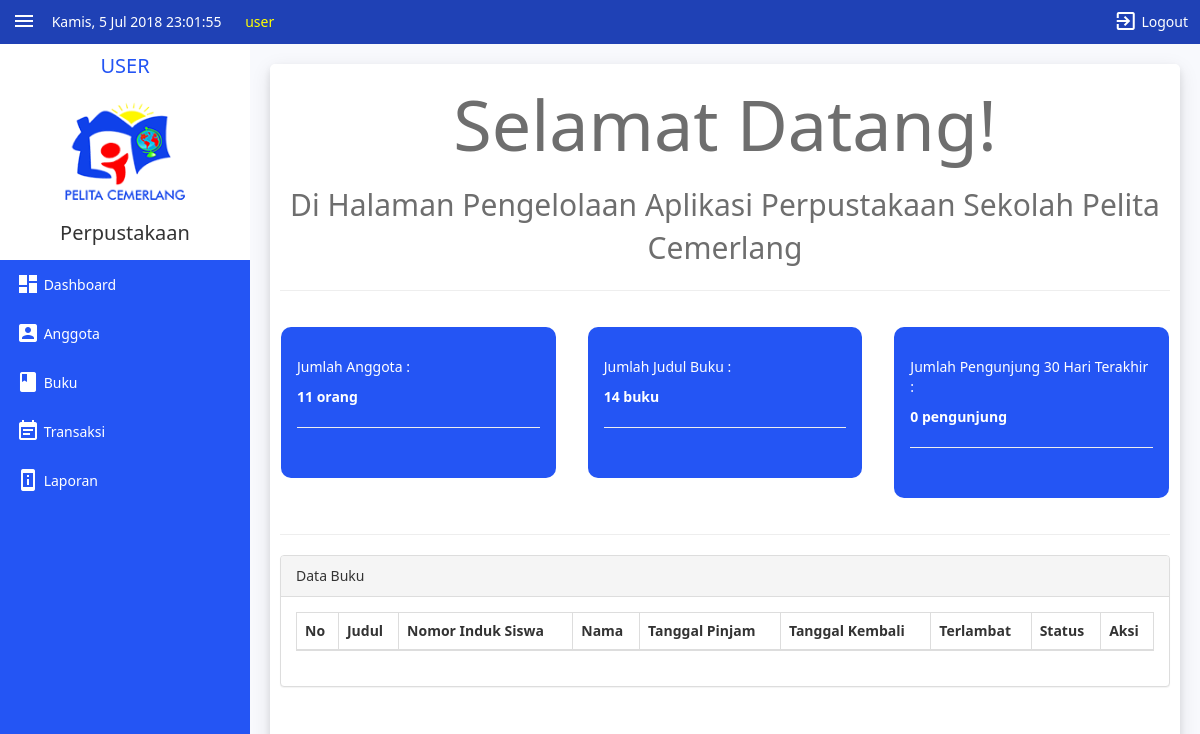
/user/index.php (signed in), run on an earlier commit of the app's database.
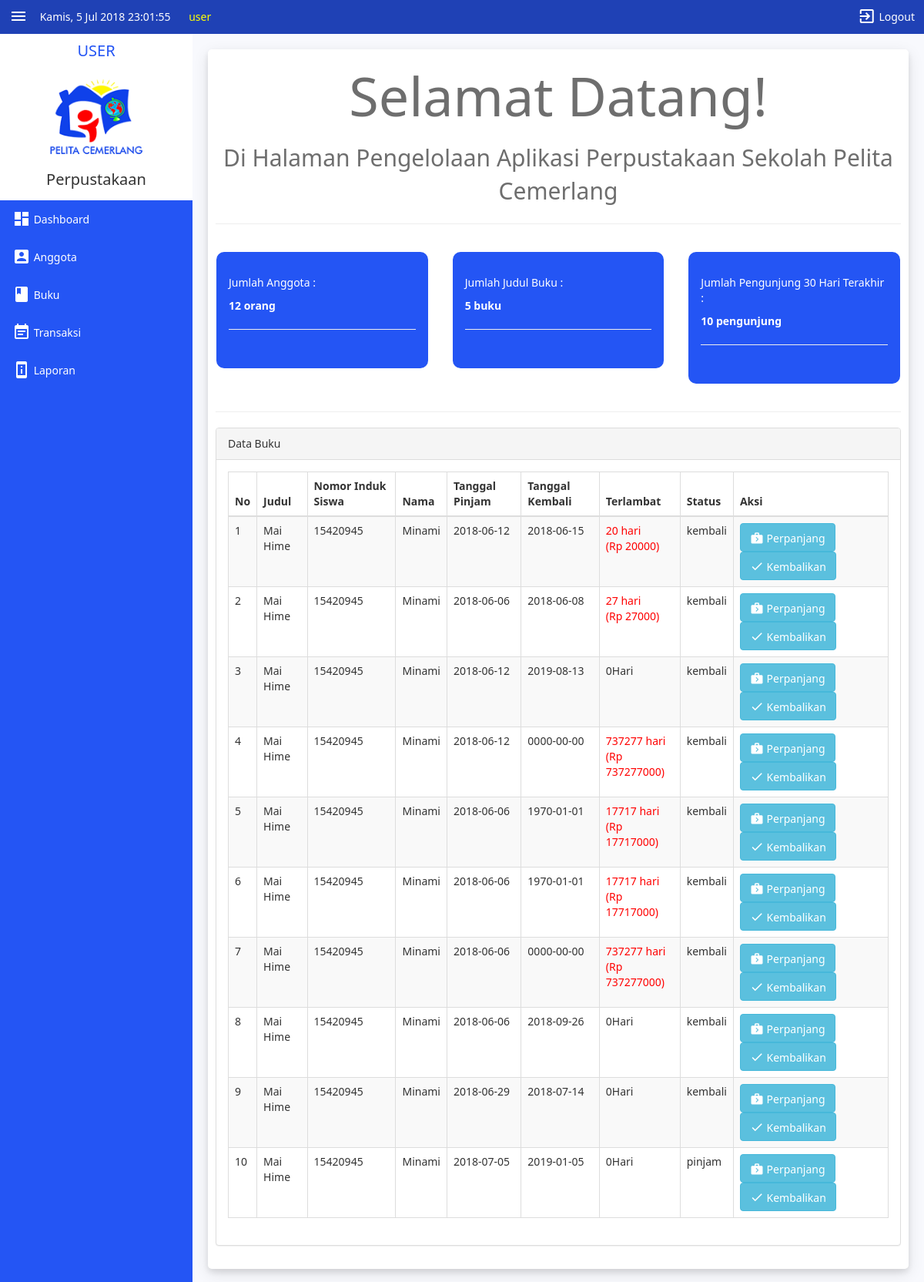
And on a later commit of the database.
### tables this page shows
CREATE TABLE `tbuser` (
  `id` int(11) NOT NULL,
  `status` varchar(5) NOT NULL,
  `nama` varchar(225) NOT NULL,
  `username` varchar(225) NOT NULL,
  `password` varchar(225) NOT NULL
);

CREATE TABLE `tb_transaksi` (
  `id` int(9) NOT NULL,
  `judul` varchar(250) NOT NULL,
  `nis` varchar(15) NOT NULL,
  `nama` varchar(255) NOT NULL,
  `tgl_pinjam` date NOT NULL,
  `tgl_kembali` date NOT NULL,
  `status` varchar(125) NOT NULL
);

### function.php (called while the page is built)
<?php
  function terlambat($tgl_dateline, $tgl_kembali) {
  $tgl_dateline_pecah = explode("-", $tgl_dateline);
  $tgl_dateline_pecah = $tgl_dateline_pecah[2]."-".$tgl_dateline_pecah[1]."-".$tgl_dateline_pecah[0];
  $tgl_kembali_pecah = explode("-", $tgl_kembali);
  $tgl_kembali_pecah = $tgl_kembali_pecah[2]."-".$tgl_kembali_pecah[1]."-".$tgl_kembali_pecah[0];
  $selisih = strtotime($tgl_kembali_pecah) - strtotime($tgl_dateline_pecah);
  $selisih = $selisih/86400;
  if($selisih>=1){
    $hasil_tgl = floor($selisih);
  }
    else {
      $hasil_tgl = 0;
    }
  return $hasil_tgl;
  }
?>

### user/page/dashboard.php (the view)
  <p class="dashboard-text">Selamat Datang!</p>
  <p class="dashboard-text2">Di Halaman Pengelolaan Aplikasi Perpustakaan Sekolah Pelita Cemerlang</p>
<hr>
<div class="row">
  <div class="content-dash-item col-sm-12 col-xs-12 col-md-12 col-lg-4">
    <div class="dash-item col-sm-12 col-xs-12">
      <p>Jumlah Anggota :</p>
      <p>
        <?php
          $sql = "SELECT * FROM tb_anggota";
          $result = mysqli_query($conn,$sql);
          $rows = mysqli_num_rows($result);
          echo "<strong>".$rows." orang</strong>";
        ?>
      </p>
      <hr>
    </div>
  </div>
  <div class="content-dash-item col-sm-12 col-xs-12 col-md-12 col-lg-4">
    <div class="dash-item col-sm-12 col-xs-12">
      <p>Jumlah Judul Buku :</p>
      <p>
        <?php
        $sql = "SELECT judul FROM tb_buku";
          $result = mysqli_query($conn,$sql);
          $rows = mysqli_num_rows($result);
          echo "<strong>".$rows." buku</strong>";
        ?>
      </p>
      <hr>
    </div>
  </div>
  <div class="content-dash-item col-sm-12 col-xs-12 col-md-12 col-lg-4">
    <div class="dash-item col-sm-12 col-xs-12">
      <p>Jumlah Pengunjung 30 Hari Terakhir :</p>
      <p>
        <?php
          $sql = "SELECT * FROM tb_transaksi WHERE tgl_pinjam BETWEEN DATE_SUB(NOW(), INTERVAL 30 DAY) AND NOW()";
          $result = mysqli_query($conn,$sql);
          $rows = mysqli_num_rows($result);
          echo "<strong>".$rows." pengunjung</strong>";
        ?>
      </p>
      <hr>
    </div>
  </div>
</div>
<hr>
<?php include '../function.php'; ?>
<div class="row">
<div class="col-md-12">
<div class="panel panel-default">
  <div class="panel-heading">
     Data Buku
   </div>
   <div class="panel-body">
    <div class="table-responsive">
      <table class="table table-striped table-bordered table-hover" id="dataTables-example">
        <thead>
          <tr>
              <th>No</th>
              <th>Judul</th>
              <th>Nomor Induk Siswa</th>
              <th>Nama</th>
              <th>Tanggal Pinjam</th>
              <th>Tanggal Kembali</th>
              <th>Terlambat</th>
              <th>Status</th>
              <th>Aksi </th>
          </tr>
        </thead>
        <tbody>
            <?php
            $no = 1;
            $sql = $conn -> query("SELECT * FROM tb_transaksi WHERE tgl_pinjam BETWEEN DATE_SUB(NOW(), INTERVAL 30 DAY) AND NOW()");
            while ($data= $sql-> fetch_assoc()){
            ?>
            <tr>
              <td><?php echo $no++; ?></td>
              <td><?php echo $data['judul'];?></td>
              <td><?php echo $data['nis'];?></td>
              <td><?php echo $data['nama'];?></td>
              <td><?php echo $data['tgl_pinjam'];?></td>
              <td><?php echo $data['tgl_kembali'];?></td>
              <td>
                <?php
                 $denda = 1000;
                 $tgl_dateline = $data['tgl_kembali'];
                  $tgl_kembali = date('Y-m-d');
                 $lambat = terlambat($tgl_dateline, $tgl_kembali);
                  $denda_a = $lambat * $denda;
                if($lambat>0){
                  echo "<font color='red'>$lambat hari<br>(Rp $denda_a)</font>";
                }else{
                  echo $lambat . "Hari";
                }
                ?>
              </td>
              <td><?php echo $data['status'];?></td>
              <td>
                 <a href="?page=transaksi&aksi=perpanjang&id=<?php echo $data['id'];?>&judul=<?php echo $data['judul']; ?>&lambat=<?php echo $lambat; ?>&tgl_kembali=<?php echo $data['tgl_kembali']; ?>" class="btn btn-info"><i class="material-icons md-18">next_week</i> Perpanjang</a>
                 <a href="?page=transaksi&aksi=kembali&id=<?php echo $data['id'];?>&judul=<?php echo $data['judul']; ?>" class="btn btn-info"><i class="material-icons md-18">check</i> Kembalikan</a>
              </td>
          <?php } ?>
          </tr>
        </tbody>
      </table>
    </div>
  </div>
</div>
</div>
</div>

### user/index.php (shortened to what the changed rows need)
<!DOCTYPE html>
<html>
<head>
  <link rel="stylesheet" href="../assets/css/bootstrap.css">
  <link rel="stylesheet" href="../assets/css/bootstrap.ba.css">
  <link rel="stylesheet" href="../assets/css/style.css">
  <link href="../assets/js/dataTables/dataTables.bootstrap.css" rel="stylesheet" >
</head>
<body onload="setInterval('displayServerTime()', 1000);">
  <div class="top-bar">
    <div class="hamburger">
      <button class="hamburger-button" onclick="toggleNav()"><i class="material-icons logout-button">menu</i></button>
    </div>
    <div id="logoutButton" class="hamburger hamburger-logout">
      <button class="hamburger-button" onclick="document.getElementById('modallogout').style.display='block'" ><i class="material-icons logout-button">exit_to_app</i> Logout</button>
    </div>
    <div class="top-bar-menu">
      <?php
        function hari(){
            switch (date("N")) {
              case '4':
                $hari = "Kamis";
                break;
            }
            return($hari);
        }
        $tanggal = hari().", ". date("j M Y");
        echo $tanggal;
      ?>
      <span id="clock"><?php print date('H:i:s'); ?></span>
    </div>
    <div class="top-bar-menu" style="color:yellow; padding-left:20px; font-size:14px;">
      <?php
        include '../koneksi.php';
          $username = $_SESSION['username'];
        mysqli_select_db($conn,'perpustakaan');
        $result = mysqli_query($conn,"SELECT * FROM tbuser WHERE username = '$username'");
        if (mysqli_num_rows($result) > 0) {
          while($row = mysqli_fetch_assoc($result)) {
            echo $row['nama'];
          }
        }
      ?>
    </div>
  </div>
  <div id="mySidenav" class="sidenav tab">
    <div style="background:white;padding:10px;">
      <h2 id="admin" class="admin">USER</h2>
      <h2 style="text-align: Center;">Perpustakaan</h2>
    </div>
  </div>
  <div id="main" class="main">
    <div class="sub-main">
        <div class="content">
          <?php
            $page = $_GET['page'];
            $aksi = $_GET['aksi'];
            if($page == "anggota"){
              if (isset($_GET['aksi'])){
                if ($aksi=="tambah"){
                  include "./page/anggota/tambah.php";
                }
                elseif ($aksi=="edit"){
                  include "./page/anggota/edit.php";
                }
                elseif ($aksi=="hapus"){
                  include "./page/anggota/hapus.php";
                }
                elseif ($aksi=="coba"){
                  include "./page/anggota/coba.php";
                }
              }
              else {
                include "./page/anggota/anggota.php";
              }
            }
            elseif($page == "laporan"){
              if (isset($_GET['aksi'])){
              }
              else {
                include "./page/laporan.php";
              }
            }
            else {
              include "./page/dashboard.php";
            }
          ?>
        </div>
      </div>
  </div>
</body>
</html>

What changed in the data, as far as the page shows it:
added tb_transaksi: judul "Mai Hime", nis "15420945", nama "Minami", tgl_pinjam "2018-06-12", tgl_kembali "2018-06-15", tgl_kembali "20", tgl_kembali "20000", status "kembali"
added tb_transaksi: judul "Mai Hime", nis "15420945", nama "Minami", tgl_pinjam "2018-06-06", tgl_kembali "2018-06-08", tgl_kembali "27", tgl_kembali "27000", status "kembali"
added tb_transaksi: judul "Mai Hime", nis "15420945", nama "Minami", tgl_pinjam "2018-06-12", tgl_kembali "2019-08-13", tgl_kembali "0", status "kembali"
added tb_transaksi: judul "Mai Hime", nis "15420945", nama "Minami", tgl_pinjam "2018-06-12", tgl_kembali "0000-00-00", tgl_kembali "737277", tgl_kembali "737277000", status "kembali"
added tb_transaksi: judul "Mai Hime", nis "15420945", nama "Minami", tgl_pinjam "2018-06-06", tgl_kembali "1970-01-01", tgl_kembali "17717", tgl_kembali "17717000", status "kembali"
added tb_transaksi: judul "Mai Hime", nis "15420945", nama "Minami", tgl_pinjam "2018-06-06", tgl_kembali "1970-01-01", tgl_kembali "17717", tgl_kembali "17717000", status "kembali"
added tb_transaksi: judul "Mai Hime", nis "15420945", nama "Minami", tgl_pinjam "2018-06-06", tgl_kembali "0000-00-00", tgl_kembali "737277", tgl_kembali "737277000", status "kembali"
added tb_transaksi: judul "Mai Hime", nis "15420945", nama "Minami", tgl_pinjam "2018-06-06", tgl_kembali "2018-09-26", tgl_kembali "0", status "kembali"
added tb_transaksi: judul "Mai Hime", nis "15420945", nama "Minami", tgl_pinjam "2018-06-29", tgl_kembali "2018-07-14", tgl_kembali "0", status "kembali"
added tb_transaksi: judul "Mai Hime", nis "15420945", nama "Minami", tgl_pinjam "2018-07-05", tgl_kembali "2019-01-05", tgl_kembali "0", status "pinjam"
Also different on the page:
$rows: "11" → "12"
$rows: "14" → "5"
$rows: "0" → "10"
